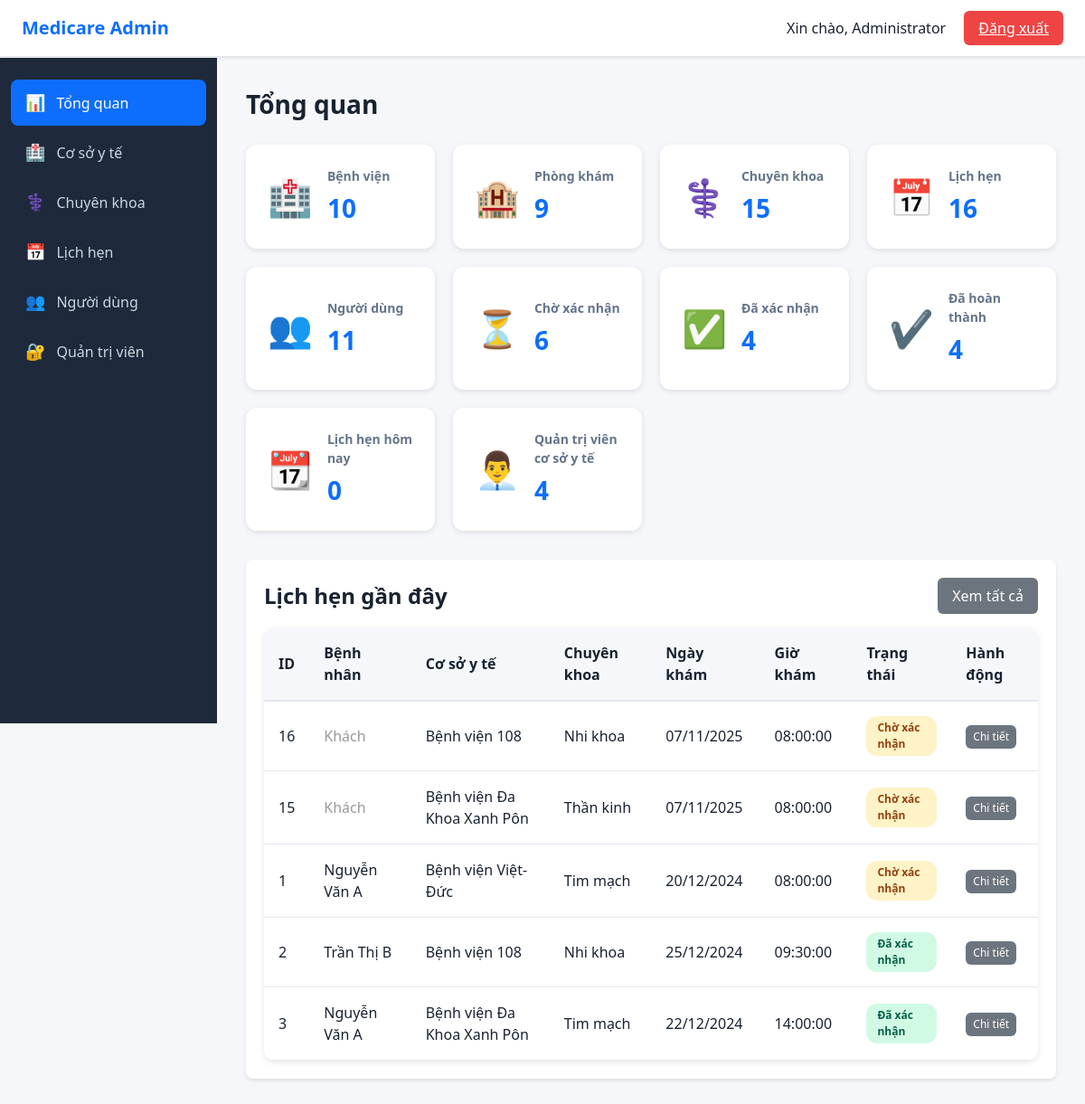
Page /admin/admin-dashboard.php (signed in) on the earlier database version.
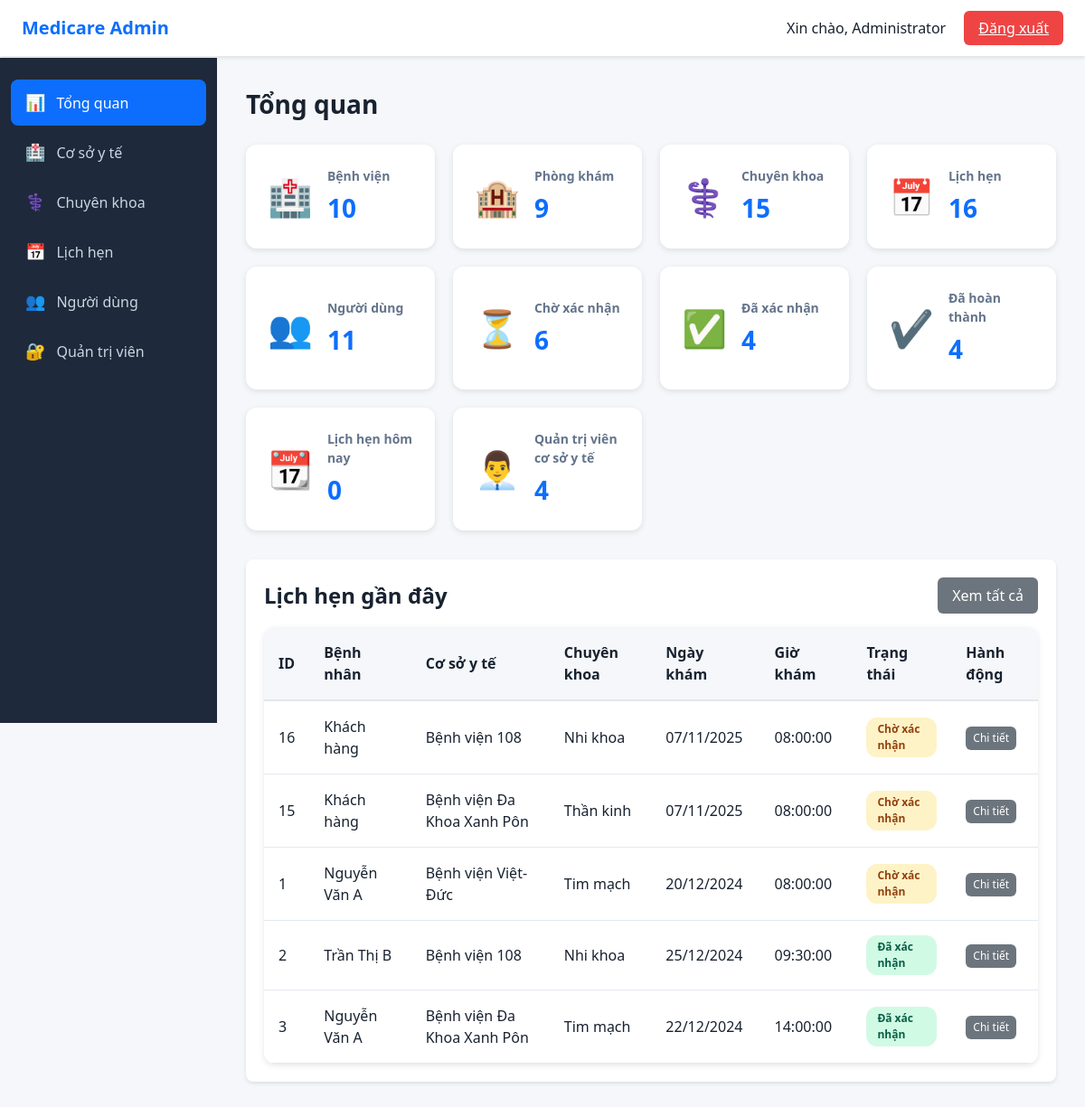
Same page on the later database version.
### tables this page shows
CREATE TABLE `appointments` (
  `appointment_id` int(11) NOT NULL,
  `user_id` int(11) DEFAULT NULL,
  `patient_name` varchar(100) DEFAULT NULL,
  `patient_email` varchar(100) DEFAULT NULL,
  `patient_phone` varchar(20) DEFAULT NULL,
  `facility_id` int(11) NOT NULL,
  `specialty_id` int(11) NOT NULL,
  `appointment_date` date NOT NULL,
  `appointment_time` time NOT NULL,
  `symptoms` text DEFAULT NULL,
  `status` enum('pending','confirmed','completed','canceled') DEFAULT 'pending',
  `created_at` timestamp NOT NULL DEFAULT current_timestamp(),
  `updated_at` timestamp NOT NULL DEFAULT current_timestamp() ON UPDATE current_timestamp()
);

CREATE TABLE `facilities` (
  `facility_id` int(11) NOT NULL,
  `name` varchar(200) NOT NULL,
  `type` enum('hospital','clinic') NOT NULL,
  `address` text NOT NULL,
  `phone` varchar(20) NOT NULL,
  `working_hours` varchar(100) NOT NULL,
  `description` text DEFAULT NULL,
  `image` varchar(255) DEFAULT NULL,
  `created_at` timestamp NOT NULL DEFAULT current_timestamp()
);

CREATE TABLE `specialties` (
  `specialty_id` int(11) NOT NULL,
  `specialty_name` varchar(100) NOT NULL,
  `icon` varchar(255) DEFAULT NULL,
  `created_at` timestamp NOT NULL DEFAULT current_timestamp()
);

### admin/admin-dashboard.php (the view, shortened to what this page needs)
<?php
require_once '../config.php';
include 'admin-header.php';
$sql_users = "SELECT COUNT(*) AS total FROM users";
$result_users = mysqli_query($conn, $sql_users);
$users_count = mysqli_fetch_assoc($result_users)['total'];
$sql_hospitals = "SELECT COUNT(*) AS total FROM facilities WHERE type = 'hospital'";
$result_hospitals = mysqli_query($conn, $sql_hospitals);
$hospitals_count = mysqli_fetch_assoc($result_hospitals)['total'];
$sql_clinics = "SELECT COUNT(*) AS total FROM facilities WHERE type = 'clinic'";
$result_clinics = mysqli_query($conn, $sql_clinics);
$clinics_count = mysqli_fetch_assoc($result_clinics)['total'];
$sql_specialties = "SELECT COUNT(*) AS total FROM specialties";
$result_specialties = mysqli_query($conn, $sql_specialties);
$specialties_count = mysqli_fetch_assoc($result_specialties)['total'];
$sql_appointments = "SELECT COUNT(*) AS total FROM appointments";
$result_appointments = mysqli_query($conn, $sql_appointments);
$appointments_count = mysqli_fetch_assoc($result_appointments)['total'];
$sql_pending = "SELECT COUNT(*) AS total FROM appointments WHERE status = 'pending'";
$result_pending = mysqli_query($conn, $sql_pending);
$pending_count = mysqli_fetch_assoc($result_pending)['total'];
$sql_confirmed = "SELECT COUNT(*) AS total FROM appointments WHERE status = 'confirmed'";
$result_confirmed = mysqli_query($conn, $sql_confirmed);
$confirmed_count = mysqli_fetch_assoc($result_confirmed)['total'];
$sql_completed = "SELECT COUNT(*) AS total FROM appointments WHERE status = 'completed'";
$result_completed = mysqli_query($conn, $sql_completed);
$completed_count = mysqli_fetch_assoc($result_completed)['total'];
$today = date('Y-m-d');
$sql_today = "SELECT COUNT(*) AS total FROM appointments WHERE appointment_date = '$today'";
$result_today = mysqli_query($conn, $sql_today);
$today_count = mysqli_fetch_assoc($result_today)['total'];
$sql_facility_admins = "SELECT COUNT(*) AS total FROM facility_admins";
$result_facility_admins = mysqli_query($conn, $sql_facility_admins);
$facility_admins_count = mysqli_fetch_assoc($result_facility_admins)['total'];
$sql_recent = "SELECT a.*,
               COALESCE(a.patient_name, u.fullname) AS display_name,
               f.name AS facility_name,
               s.specialty_name
                FROM appointments a
                LEFT JOIN users u ON a.user_id = u.user_id
                JOIN facilities f ON a.facility_id = f.facility_id
                JOIN specialties s ON a.specialty_id = s.specialty_id
                ORDER BY a.created_at DESC
                LIMIT 5";
$result_recent = mysqli_query($conn, $sql_recent);
$recent_appointments = [];
if ($result_recent) {
    while ($row = mysqli_fetch_assoc($result_recent)) {
        $recent_appointments[] = $row;
    }
}
function formatDate($date) {
    $date_obj = new DateTime($date);
    return $date_obj->format('d/m/Y');
}
?>
<div class="admin-content">
    <h1 class="page-title">Tổng quan</h1>
    <div class="stats-grid">
        <div class="stat-card">
            <div class="stat-icon">🏥</div>
            <div class="stat-info">
                <h3>Bệnh viện</h3>
                <p class="stat-number"><?php echo $hospitals_count; ?></p>
            </div>
        </div>
        <div class="stat-card">
            <div class="stat-icon">🏨</div>
            <div class="stat-info">
                <h3>Phòng khám</h3>
                <p class="stat-number"><?php echo $clinics_count; ?></p>
            </div>
        </div>
        <div class="stat-card">
            <div class="stat-icon">⚕️</div>
            <div class="stat-info">
                <h3>Chuyên khoa</h3>
                <p class="stat-number"><?php echo $specialties_count; ?></p>
            </div>
        </div>
        <div class="stat-card">
            <div class="stat-icon">📅</div>
            <div class="stat-info">
                <h3>Lịch hẹn</h3>
                <p class="stat-number"><?php echo $appointments_count; ?></p>
            </div>
        </div>
        <div class="stat-card">
            <div class="stat-icon">👥</div>
            <div class="stat-info">
                <h3>Người dùng</h3>
                <p class="stat-number"><?php echo $users_count; ?></p>
            </div>
        </div>
        <div class="stat-card">
            <div class="stat-icon">⏳</div>
            <div class="stat-info">
                <h3>Chờ xác nhận</h3>
                <p class="stat-number"><?php echo $pending_count; ?></p>
            </div>
        </div>
        <div class="stat-card">
            <div class="stat-icon">✅</div>
            <div class="stat-info">
                <h3>Đã xác nhận</h3>
                <p class="stat-number"><?php echo $confirmed_count; ?></p>
            </div>
        </div>
        <div class="stat-card">
            <div class="stat-icon">✔️</div>
            <div class="stat-info">
                <h3>Đã hoàn thành</h3>
                <p class="stat-number"><?php echo $completed_count; ?></p>
            </div>
        </div>
        <div class="stat-card">
            <div class="stat-icon">📆</div>
            <div class="stat-info">
                <h3>Lịch hẹn hôm nay</h3>
                <p class="stat-number"><?php echo $today_count; ?></p>
            </div>
        </div>
        <div class="stat-card">
            <div class="stat-icon">👨‍💼</div>
            <div class="stat-info">
                <h3>Quản trị viên cơ sở y tế</h3>
                <p class="stat-number"><?php echo $facility_admins_count; ?></p>
            </div>
        </div>
    </div>
    <div style="margin-top: 30px; background: white; padding: 20px; border-radius: 8px; box-shadow: 0 2px 4px rgba(0,0,0,0.1);">
        <div style="display: flex; justify-content: space-between; align-items: center; margin-bottom: 15px;">
            <h2 style="margin: 0;">Lịch hẹn gần đây</h2>
            <a href="admin-appointments.php" class="btn-admin-secondary" style="text-decoration: none; padding: 8px 16px;">Xem tất cả</a>
        </div>
        <?php if (empty($recent_appointments)): ?>
            <p style="color: #999; text-align: center; padding: 20px;">Chưa có lịch hẹn nào.</p>
        <?php else: ?>
            <div class="table-container">
                <table class="admin-table">
                    <thead>
                        <tr>
                            <th>ID</th>
                            <th>Bệnh nhân</th>
                            <th>Cơ sở y tế</th>
                            <th>Chuyên khoa</th>
                            <th>Ngày khám</th>
                            <th>Giờ khám</th>
                            <th>Trạng thái</th>
                            <th>Hành động</th>
                        </tr>
                    </thead>
                    <tbody>
                        <?php foreach ($recent_appointments as $appointment): ?>
                            <tr>
                                <td><?php echo $appointment['appointment_id']; ?></td>
                                <td><?php echo !empty($appointment['display_name']) ? htmlspecialchars($appointment['display_name']) : '<span style="color: #999;">Khách</span>'; ?></td>
                                <td><?php echo htmlspecialchars($appointment['facility_name']); ?></td>
                                <td><?php echo htmlspecialchars($appointment['specialty_name']); ?></td>
                                <td><?php echo formatDate($appointment['appointment_date']); ?></td>
                                <td><?php echo htmlspecialchars($appointment['appointment_time']); ?></td>
                                <td>
                                    <span class="status-badge <?php echo $appointment['status']; ?>">
                                        <?php
                                        $status_text = [
                                            'pending' => 'Chờ xác nhận',
                                            'confirmed' => 'Đã xác nhận',
                                            'completed' => 'Đã hoàn thành',
                                            'canceled' => 'Đã hủy'
                                        ];
                                        echo isset($status_text[$appointment['status']]) ? $status_text[$appointment['status']] : $appointment['status'];
                                        ?>
                                    </span>
                                </td>
                                <td>
                                    <a href="admin-appointment-detail.php?id=<?php echo $appointment['appointment_id']; ?>" class="btn-admin-secondary" style="padding: 4px 8px; font-size: 12px; text-decoration: none;">Chi tiết</a>
                                </td>
                            </tr>
                        <?php endforeach; ?>
                    </tbody>
                </table>
            </div>
        <?php endif; ?>
    </div>
</div>
<?php include 'admin-footer.php'; ?>

### admin/admin-header.php (shortened to what this page needs)
<?php
$admin_name = isset($_SESSION['admin_name']) ? $_SESSION['admin_name'] : 'Admin';
$current_page = basename($_SERVER['PHP_SELF']);
?>
<!DOCTYPE html>
<html lang="vi">
<head>
    <link rel="stylesheet" href="admin.css" />
</head>
<body class="admin-body">
    <header class="admin-header">
        <div class="admin-logo">Medicare Admin</div>
        <div class="admin-header-actions">
            <span style="margin-right: 16px;">Xin chào, <?php echo htmlspecialchars($admin_name); ?></span>
            <a href="admin-logout.php" class="btn-admin-logout">Đăng xuất</a>
        </div>
    </header>
    <div class="admin-layout">
        <aside class="admin-sidebar">
            <nav class="admin-nav">
                <a href="admin-dashboard.php" class="nav-item <?php echo ($current_page == 'admin-dashboard.php') ? 'active' : ''; ?>">
                    <span>📊</span> Tổng quan
                </a>
                <a href="admin-facilities.php" class="nav-item <?php echo ($current_page == 'admin-facilities.php') ? 'active' : ''; ?>">
                    <span>🏥</span> Cơ sở y tế
                </a>
                <a href="admin-specialties.php" class="nav-item <?php echo ($current_page == 'admin-specialties.php') ? 'active' : ''; ?>">
                    <span>⚕️</span> Chuyên khoa
                </a>
                <a href="admin-appointments.php" class="nav-item <?php echo ($current_page == 'admin-appointments.php') ? 'active' : ''; ?>">
                    <span>📅</span> Lịch hẹn
                </a>
                <a href="admin-users.php" class="nav-item <?php echo ($current_page == 'admin-users.php') ? 'active' : ''; ?>">
                    <span>👥</span> Người dùng
                </a>
                <a href="admin-admins.php" class="nav-item <?php echo ($current_page == 'admin-admins.php') ? 'active' : ''; ?>">
                    <span>🔐</span> Quản trị viên
                </a>
            </nav>
        </aside>
        <main class="admin-main">

### admin/admin-footer.php (shortened to what this page needs)
        </main>
    </div>
</body>
</html>

### admin/admin.css (style rules this page uses)
:root { --admin-primary: #0d6efd; --admin-bg: #f5f7fa; --admin-sidebar: #1e293b; --admin-text: #182230; --admin-border: #e2e8f0; --admin-success: #10b981; --admin-danger: #ef4444; --admin-warning: #f59e0b; }
* { box-sizing: border-box; margin: 0; padding: 0; }
body { font-family: "Segoe UI", Arial, sans-serif; color: var(--admin-text); line-height: 1.5; }
.admin-body { background: var(--admin-bg); min-height: 100vh; }
.admin-header { background: #fff; padding: 16px 24px; display: flex; justify-content: space-between; align-items: center; box-shadow: 0 2px 4px rgba(0, 0, 0, 0.1); position: sticky; top: 0; z-index: 100; }
.admin-logo { font-size: 20px; font-weight: 700; color: var(--admin-primary); }
.btn-admin-logout { background: var(--admin-danger); color: #fff; border: none; padding: 8px 16px; border-radius: 6px; cursor: pointer; font-weight: 500; transition: opacity 0.2s; }
.admin-layout { display: flex; min-height: calc(100vh - 64px); }
.admin-sidebar { width: 240px; background: var(--admin-sidebar); padding: 24px 0; position: sticky; top: 64px; height: calc(100vh - 64px); overflow-y: auto; }
.admin-nav { display: flex; flex-direction: column; gap: 4px; padding: 0 12px; }
.nav-item { display: flex; align-items: center; gap: 12px; padding: 12px 16px; color: #cbd5e1; text-decoration: none; border-radius: 8px; transition: background 0.2s, color 0.2s; }
.nav-item.active { background: var(--admin-primary); color: #fff; }
.nav-item span { font-size: 18px; }
.admin-main { flex: 1; padding: 32px; }
.admin-content { max-width: 1400px; margin: 0 auto; }
.page-title { font-size: 28px; margin-bottom: 24px; }
.stats-grid { display: grid; grid-template-columns: repeat(auto-fit, minmax(200px, 1fr)); gap: 20px; margin-bottom: 32px; }
.stat-card { background: #fff; border-radius: 12px; padding: 24px; display: flex; align-items: center; gap: 16px; box-shadow: 0 2px 6px rgba(0, 0, 0, 0.1); }
.stat-icon { font-size: 40px; }
.stat-info h3 { font-size: 14px; color: #64748b; margin-bottom: 4px; }
.stat-number { font-size: 28px; font-weight: 700; color: var(--admin-primary); }
.table-container { background: #fff; border-radius: 12px; overflow: hidden; box-shadow: 0 2px 6px rgba(0, 0, 0, 0.1); }
.admin-table { width: 100%; border-collapse: collapse; }
.admin-table thead { background: var(--admin-bg); }
.admin-table th { padding: 16px; text-align: left; font-weight: 600; color: var(--admin-text); border-bottom: 2px solid var(--admin-border); }
.admin-table td { padding: 16px; border-bottom: 1px solid var(--admin-border); }
.btn-admin-secondary { background: #6c757d; color: #fff; border: none; padding: 8px 16px; border-radius: 6px; cursor: pointer; font-weight: 500; transition: opacity 0.2s; display: inline-block; text-decoration: none; }
.status-badge { display: inline-block; padding: 4px 12px; border-radius: 12px; font-size: 12px; font-weight: 600; }
.status-badge.pending { background: #fef3c7; color: #92400e; }
.status-badge.confirmed { background: #d1fae5; color: #065f46; }

Differences in the rows shown:
changed appointments id 16: display_name (not shown) → "Khách hàng"; no longer shows "Khách"
changed appointments "Thần kinh": display_name (not shown) → "Khách hàng"; no longer shows "Khách"
